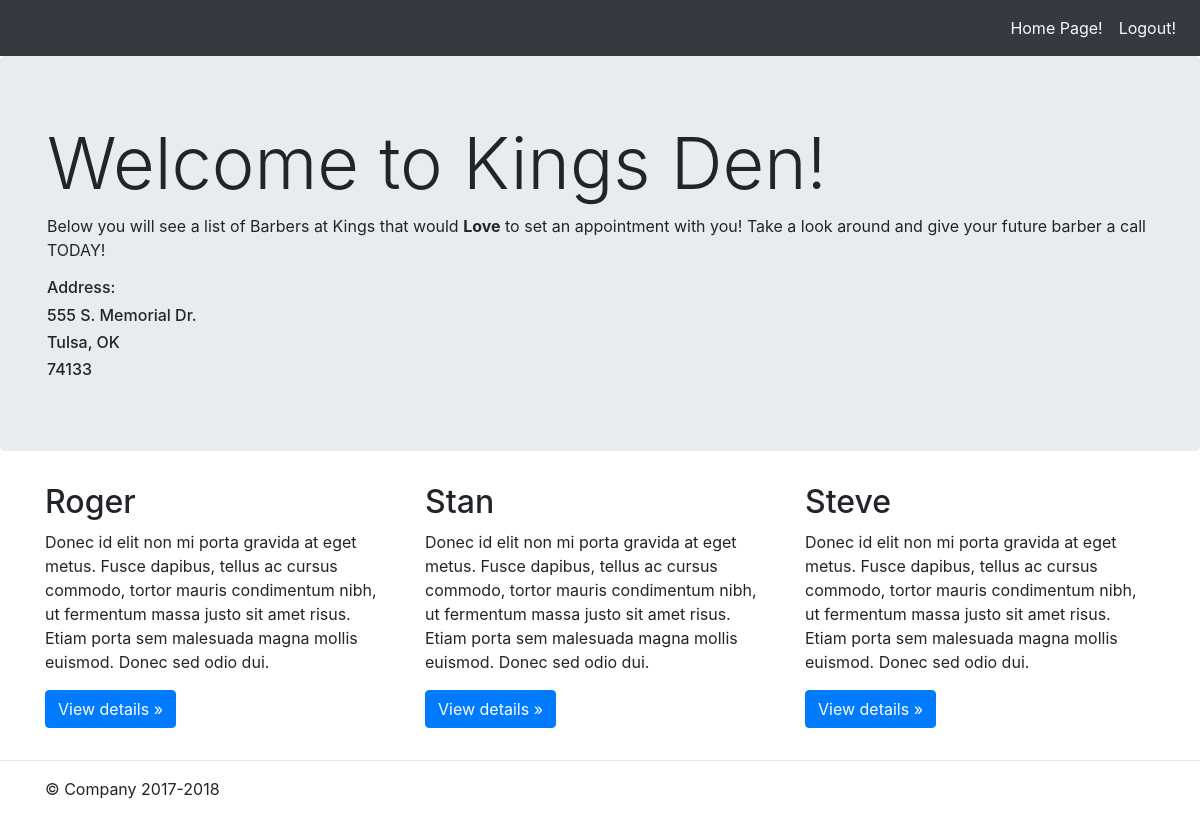
/about, run on the app's committed database.
### barber_app/models.py (models this page shows)
class Profile(models.Model):
    first_name = models.CharField(max_length=45)
    last_name = models.CharField(max_length=45)
    phone_number = models.CharField(max_length=45)
    schedule = models.CharField(max_length=45)
    experiance = models.CharField(max_length=255)
    fun_facts = models.CharField(max_length=255)
    created_at = models.DateTimeField(auto_now_add=True)
    updated_at = models.DateTimeField(auto_now=True)

### barber_app/views.py (the view)
# urls.py: path('about', views.about),
def about(request):
    barbers = Profile.objects.all()
    context ={
        'barbers' : barbers
    }
    return render(request,'about.html', context)

### barber_app/templates/about.html (shortened to what this page needs)
<!DOCTYPE html>
<html lang="en">
<head>
    <link rel="stylesheet" href="https://stackpath.bootstrapcdn.com/bootstrap/4.3.1/css/bootstrap.min.css">
</head>
<body>
    <nav class="navbar navbar-expand-sm navbar-light bg-dark">
        <div class="collapse navbar-collapse">
            <ul class="navbar-nav ml-auto">
                <li class="nav-item">
                    <a href="/about" class="nav-link text-light" >Home Page!</a>
                </li>
                <li class="nav-item">
                    <a href="/logout" class="nav-link text-light" >Logout!</a>
                </li>
            </ul>
        </div>
    </nav>
    <main role="main">
      <div class="jumbotron">
        <div class="container">
          <h1 class="display-3">Welcome to Kings Den!</h1>
          <p>Below you will see a list of Barbers at Kings that would <strong>Love</strong> to set an appointment with you! Take a look around and give your future barber a call TODAY!</p>
          <h6>Address:</h6>
          <h6>555 S. Memorial Dr.</h6>
          <h6>Tulsa, OK</h6>
          <h6>74133</h6>
        </div>
      </div>
      <div class="container">
        <div class="row">
            {% for x in barbers%}
          <div class="col-md-4">
            <h2>{{x.first_name}}</h2>
            <p>Donec id elit non mi porta gravida at eget metus. Fusce dapibus, tellus ac cursus commodo, tortor mauris condimentum nibh, ut fermentum massa justo sit amet risus. Etiam porta sem malesuada magna mollis euismod. Donec sed odio dui. </p>
            <p><a class="btn btn-primary" href="/details/{{x.id}}" role="button">View details &raquo;</a></p>
          </div>
          {% endfor %}
          </div>
        </div>
        <hr>
    </main>
    <footer class="container">
      <p>&copy; Company 2017-2018</p>
    </footer>
</html>

### data on the page
Profile: first_name "Roger"
Profile: first_name "Stan"
Profile: first_name "Steve"
